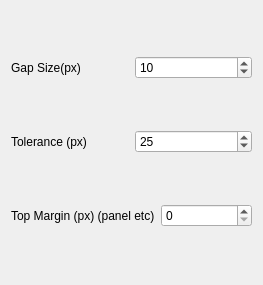
<?xml version="1.0" encoding="UTF-8"?>
<ui version="4.0">
 <class>KWin::QuarterTilingConfigForm</class>
 <widget class="QWidget" name="KWin::QuarterTilingConfigForm">
  <property name="geometry">
   <rect>
    <x>0</x>
    <y>0</y>
    <width>263</width>
    <height>285</height>
   </rect>
  </property>
  <property name="windowTitle">
   <string>Form</string>
  </property>
  <layout class="QHBoxLayout" name="horizontalLayout_5">
   <item>
    <layout class="QVBoxLayout" name="verticalLayout">
     <item>
      <layout class="QHBoxLayout" name="horizontalLayout">
       <item>
        <widget class="QLabel" name="label">
         <property name="text">
          <string>Gap Size(px)</string>
         </property>
        </widget>
       </item>
       <item>
        <widget class="QSpinBox" name="kcfg_gap">
         <property name="value">
          <number>10</number>
         </property>
        </widget>
       </item>
      </layout>
     </item>
     <item>
      <layout class="QHBoxLayout" name="horizontalLayout_3">
       <item>
        <widget class="QLabel" name="label_3">
         <property name="text">
          <string>Tolerance (px)</string>
         </property>
        </widget>
       </item>
       <item>
        <widget class="QSpinBox" name="kcfg_tolerance">
         <property name="minimum">
          <number>0</number>
         </property>
         <property name="maximum">
          <number>100</number>
         </property>
         <property name="value">
          <number>25</number>
         </property>
        </widget>
       </item>
      </layout>
     </item>
     <item>
      <layout class="QHBoxLayout" name="horizontalLayout_4">
       <item>
        <widget class="QLabel" name="label_4">
         <property name="text">
          <string>Top Margin (px) (panel etc)</string>
         </property>
        </widget>
       </item>
       <item>
        <widget class="QSpinBox" name="kcfg_topMargin">
         <property name="minimum">
          <number>0</number>
         </property>
         <property name="maximum">
          <number>100</number>
         </property>
         <property name="value">
          <number>0</number>
         </property>
        </widget>
       </item>
      </layout>
     </item>
    </layout>
   </item>
  </layout>
 </widget>
 <resources/>
 <connections/>
</ui>
